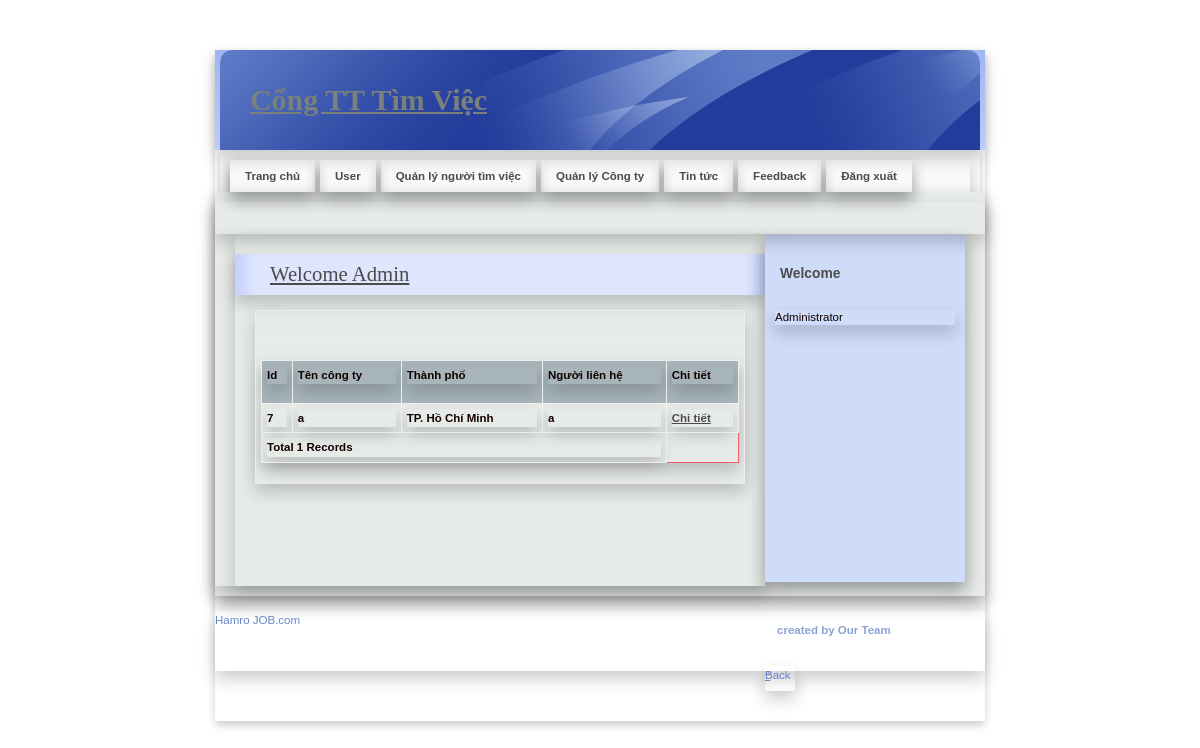
/Admin/ManageEmployer.php (signed in), run on the app's committed database.
### tables this page shows
CREATE TABLE `employer_reg` (
  `EmployerId` int(11) NOT NULL,
  `CompanyName` varchar(20) NOT NULL,
  `ContactPerson` varchar(20) NOT NULL,
  `Address` varchar(100) NOT NULL,
  `City` varchar(20) NOT NULL,
  `Email` varchar(40) NOT NULL,
  `Mobile` bigint(20) NOT NULL,
  `Area_Work` varchar(40) NOT NULL,
  `Status` varchar(10) NOT NULL,
  `UserName` varchar(20) NOT NULL,
  `Password` varchar(20) NOT NULL,
  `Question` varchar(100) NOT NULL,
  `Answer` varchar(50) NOT NULL
);

### Admin/ManageEmployer.php (the view, shortened to what this page needs)
<!DOCTYPE html PUBLIC "-//W3C//DTD XHTML 1.0 Strict//EN" "http://www.w3.org/TR/xhtml1/DTD/xhtml1-strict.dtd">
<html xmlns="http://www.w3.org/1999/xhtml" xml:lang="cs" lang="cs">
<head>
    <link rel="stylesheet" media="screen,projection" type="text/css" href="./css/main.css"/>
    <link rel="stylesheet" media="print" type="text/css" href="./css/print.css"/>
    <link rel="stylesheet" media="aural" type="text/css" href="./css/aural.css"/>
</head>
<body id="www-url-cz">
<div id="main" class="box">
    <?php
    include "Header.php"
    ?>
    <?php
    include "menu.php"
    ?>
    <div id="page" class="box">
        <div id="page-in" class="box">
            <div id="strip" class="box noprint">
                <p id="breadcrumbs">&nbsp;</p>
            </div>
            <div id="content">
                <div class="article">
                    <h2><span><a href="#">Welcome Admin</a></span></h2>
                    <table width="100%" border="0" cellspacing="0" cellpadding="0">
                        <tr>
                            <td>&nbsp;</td>
                        </tr>
                        <tr>
                            <td>
                                <table width="100%" border="1" bordercolor="#1CB5F1">
                                    <tr>
                                        <th height="32" bgcolor="#1CB5F1" class="style3">
                                            <div align="left" class="style9 style5"><strong>Id</strong></div>
                                        </th>
                                        <th bgcolor="#1CB5F1" class="style3">
                                            <div align="left" class="style9 style5"><strong>Tên công ty</strong></div>
                                        </th>
                                        <th bgcolor="#1CB5F1" class="style3">
                                            <div align="left" class="style9 style5"><strong>Thành phố</strong></div>
                                        </th>
                                        <th bgcolor="#1CB5F1" class="style3">
                                            <div align="left" class="style12">Người liên hệ</div>
                                        </th>
                                        <th bgcolor="#1CB5F1" class="style3">
                                            <div align="left" class="style9 style5"><strong>Chi tiết</strong></div>
                                        </th>
                                    </tr>
                                    <?php
                                    $con = mysqli_connect("localhost", "root", "", "job");
									mysqli_set_charset($con, 'UTF8');
                                    $sql = "select * from Employer_Reg where Status='Pending'";
                                    $result = mysqli_query($con,$sql);
                                    while ($row = mysqli_fetch_array($result)) {
                                        $Id = $row['EmployerId'];
                                        $Name = $row['CompanyName'];
                                        $City = $row['City'];
                                        $CP = $row['ContactPerson'];
                                        ?>
                                        <tr>
                                            <td class="style3">
                                                <div align="left" class="style9 style5">
                                                    <strong><?php echo $Id; ?></strong></div>
                                            </td>
                                            <td class="style3">
                                                <div align="left" class="style9 style5">
                                                    <strong><?php echo $Name; ?></strong></div>
                                            </td>
                                            <td class="style3">
                                                <div align="left" class="style9 style5">
                                                    <strong><?php echo $City; ?></strong></div>
                                            </td>
                                            <td class="style3">
                                                <div align="left" class="style9 style5">
                                                    <strong><?php echo $CP; ?></strong></div>
                                            </td>
                                            <td class="style3">
                                                <div align="left" class="style9 style5"><strong><a
                                                            href="DetailEmp.php?EmpId=<?php echo $Id; ?>">Chi tiết</a></strong>
                                                </div>
                                            </td>
                                        </tr>
                                        <?php
                                    }
                                    $records = mysqli_num_rows($result);
                                    ?>
                                    <tr>
                                        <td colspan="4" class="style3">
                                            <div align="left"
                                                 class="style12"><?php echo "Total " . $records . " Records"; ?> </div>
                                        </td>
                                    </tr>
                                </table>
                            </td>
                        </tr>
                    </table>
                    <p>&nbsp;</p>
                    <p class="btn-more box noprint">&nbsp;</p>
                </div>
            </div>
            <?php
            include "right.php"
            ?>
        </div>
    </div>
    <?php
    include "footer.php"
    ?>
</div>
</body>
</html>

### JobSeeker/css/main.css (style rules this page uses)
* { min-height: 1px; }
body { border: 0; margin: 0; padding: 0; background: #ffffff; font: 72%/160% "verdana", sans-serif; color: #120101; _text-align: center; }
a { color: #4b4b4b; }
p { border: 0; margin: 15px 0; padding: 0; }
div { display: block; border: 0; margin: 0; padding: 0; box-shadow: 0 8px 16px 0 rgba(0, 0, 0, 0.2); }
h1, h2, h3, h4, h5 { border: 0; margin: 15px 0 10px 0; padding: 0; font-weight: bold; }
h2 { font-size: 180%; line-height: 100%; font-family: "georgia", serif; font-weight: normal; }
table { display: table; border-collapse: collapse; margin: 15px 0; padding: 0; border: 1px solid rgb(238, 95, 95); font-size: 100%; box-shadow: 0 8px 16px 0 rgba(0, 0, 0, 0.2); }
tr { display: table-row; }
th, td { display: table-cell; border: 1px solid rgb(238, 238, 238); margin: 0; padding: 5px; vertical-align: top; text-align: left; }
th { background: rgba(81, 110, 128, 0.43); text-align: center; columns: #120101; font-weight: bold; }
a, img, span { border: 0; margin: 0; padding: 0; }
strong, .strong { font-weight: bold; }
.box { min-height: 1px; _height: 1px; }
.box:after { content: "."; display: block; line-height: 0px; font-size: 0px; visibility: hidden; clear: both; }
#main { width: 770px; margin: 50px auto 0 auto; _text-align: left; box-shadow: 0 4px 8px 0 rgba(0, 0, 0, 0.2); }
#page { width: 770px; min-height: 1px; background: #e7ebe8; _height: 1px; box-shadow: 0 8px 16px 0 rgba(0, 0, 0, 0.2); }
#page-in { min-height: 1px; padding: 10px 0; _height: 1px; box-shadow: 0 8px 16px 0 rgba(0, 0, 0, 0.2); }
#strip { position: relative; clear: both; padding: 3px 20px 10px 20px; color: #7a807c; }
#strip p { margin: 0; }
#strip #breadcrumbs { width: 520px; margin: 0; padding: 0; }
#content { float: left; width: 530px; _width: 550px; margin: 0; padding: 0 0 0 20px; }
#content .article { clear: both; margin: 0; padding: 20px; }
#content .article h2 { margin: 0 -20px; padding: 10px; background: #dee5fd url("../design/content_title_bg.gif") 0 0 repeat-y; color: #4b4b4b; box-shadow: 0 8px 16px 0 rgba(0, 0, 0, 0.2); }
#content .article h2 span { padding-left: 25px; }
#content .article p { text-align: justify; }
#content .btn-more { margin: 0 0 15px 0; padding: 0; border: 0; position: relative; }

### Admin/css/print.css (style rules this page uses)
body { border:0; margin:0; padding:0; font-size:12pt }
a { color:#000; text-decoration:none; }
h1, h2, h3 { page-break-after:avoid; page-break-inside:avoid; }
table { border-collapse: collapse; border-width:1px; border-style:solid; }
th, td { display:table-cell; border-width:1px; border-style:solid; }
.noprint { display:none; }

### Admin/css/aural.css (style rules this page uses)
body { voice-family:paul,male; volume:loud; speech-rate:slow; richness:90; stress:20; }
h1, h2, h3, h4, h5 { cue-before:url("ping.au"); }
p, table { pause:50ms; }
strong { pitch:medium; pitch-range:60; stress:90; richness:90; }

### Admin/ManageEmployer.php (style rules this page uses)
.style3 { font-weight: bold }

### data on the page
employer_reg: EmployerId "7", CompanyName "a", City "TP. Hồ Chí Minh", ContactPerson "a"

### other printed values
$records "1"
